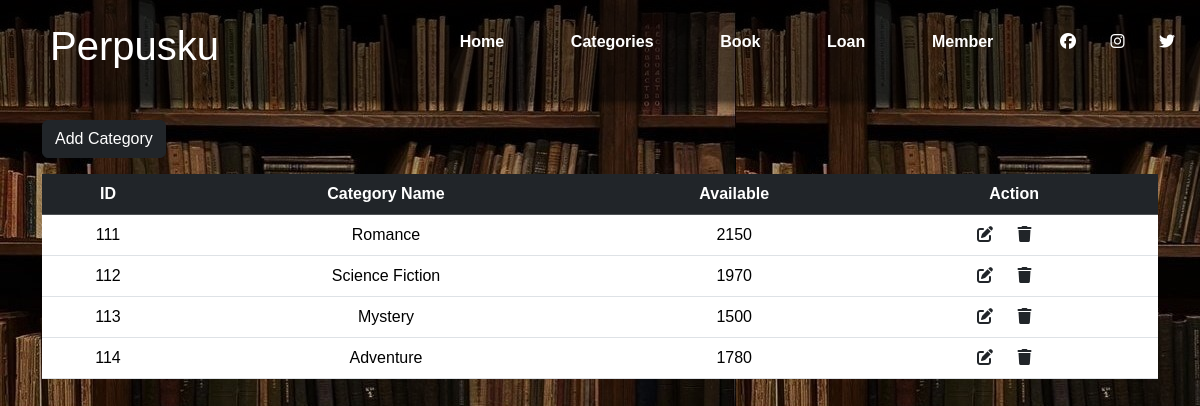
/category2.php, run on the app's committed database.
### tables this page shows
CREATE TABLE `categories` (
  `Category_id` int(11) NOT NULL,
  `Category_name` varchar(50) DEFAULT NULL,
  `Available` int(11) DEFAULT NULL
);

### category2.php (the view, shortened to what this page needs)
<!DOCTYPE html>
<html lang="en">
<head>
    <link href="https://cdn.jsdelivr.net/npm/bootstrap@5.3.3/dist/css/bootstrap.min.css" rel="stylesheet">
    <link rel="stylesheet" href="styles.css">
    <link rel="stylesheet" href="https://cdnjs.cloudflare.com/ajax/libs/font-awesome/6.7.2/css/all.min.css" />
</head>
<body style="background: url(assets/img/library2.jpg)">
    <nav>
        <div class="logo"><h1>Perpusku</h1></div>
        <ul>
            <li><a href="index.php">Home</a></li>
            <li><a href="member.php">Categories</a></li>
            <li><a href="book.php">Book</a></li>
            <li><a href="loan.php">Loan</a></li>
            <li><a href="member.php">Member </a></li>
            <li>
                <a href="#"><i class="fab fa-facebook"></i></a>
                <a href="#"><i class="fab fa-instagram"></i></a>
                <a href="#"><i class="fab fa-twitter"></i></a>
            </li>
        </ul>
    </nav>
        <div class="container" style="padding-top: 120px;">
            <a href="category.php" class="btn btn-dark mb-3">Add Category</a>
            <table class="table table-hover text-center">
                <thead class="table-dark">
                <tr>
                    <th scope="col">ID</th>
                    <th scope="col">Category Name</th>
                    <th scope="col">Available</th>
                    <th scope="col">Action</th>
                    </tr>
                </thead>
                <tbody>
                        <?php
                        include "db_conn.php";
                            $sql = "SELECT * FROM `categories`";
                            $result = mysqli_query($conn, $sql);
                            while ($row = mysqli_fetch_assoc($result)){
                                ?>
                                <tr>
                                    <td><?php echo $row['Category_id']?></td>
                                    <td><?php echo $row['Category_name']?></td>
                                    <td><?php echo $row['Available']?></td>
                                    <td>
                                        <a href="edit_category.php?id=<?php echo $row['Category_id'] ?>" class="link-dark"><i class="fa-solid fa-pen-to-square fs-8 text-dark text-center"></i></a>
                                        <a href="delete_category.php?id=<?php echo $row['Category_id'] ?>" class="link-dark"><i class="fa-solid fa-trash fs-8 text-dark text-center"></i></a>
                                    </td>
                                </tr>
                                <?php
                            }
                        ?>
                </tbody>
            </table>
        </div>
</body>
</html>

### styles.css (style rules this page uses)
* { margin: 0; padding: 0; font-family: Arial, sans-serif; }
body { background-size: cover; height: 100vh; width: 100%; background-position: center; }
nav { width: 100%; height: 100px; display: flex; justify-content: space-between; align-items: center; position: fixed; z-index: 99; box-shadow: 0 0 10px #000; background: rgba(0, 0, 0, 0.5); }
i { color: white; cursor: pointer; padding-right: 20px; }
nav .logo { flex: 1; color: #fff; margin-left: 50px; text-decoration: uppercase; font-size: 25px; font-family: Impact, Haettenschweiler, 'Arial Narrow Bold', sans-serif; }
nav ul { flex: 2; display: flex; justify-content: space-between; align-items: center; }
nav ul li { list-style: none; line-height: 50px; }
nav ul li a { text-decoration: none; color: #fff; font-weight: 600; text-decoration: uppercase; padding: 7px 5px; }

### data on the page
categories: Category_id "111", Category_name "Romance", Available "2150"
categories: Category_id "112", Category_name "Science Fiction", Available "1970"
categories: Category_id "113", Category_name "Mystery", Available "1500"
categories: Category_id "114", Category_name "Adventure", Available "1780"
